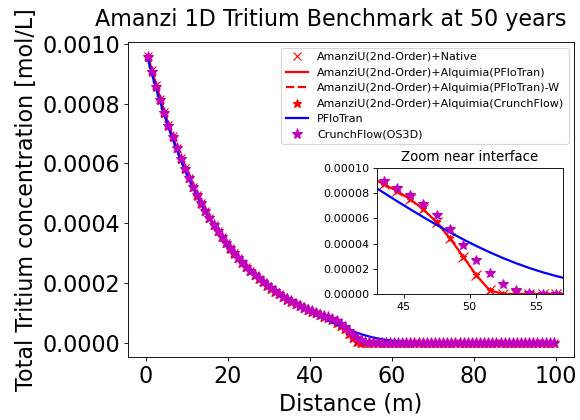

Source code (Python):
# plots calcium concentration along x at last time step 
# benchmark: compares to pflotran simulation results
# author: S.Molins - Sept. 2013

import os
import sys
import h5py
import numpy as np
import matplotlib
#matplotlib.use('Agg')
from matplotlib import pyplot as plt

import run_amanzi_standard
import numpy as np
from compare_field_results import GetXY_AmanziU_1D
from compare_field_results import GetXY_AmanziS_1D
from compare_field_results import GetXY_PFloTran_1D
from compare_field_results import GetXY_CrunchFlow_1D


if __name__ == "__main__":

    try:
        sys.path.append('../../../../tools/amanzi_xml')
    except:
        pass

    try:
        sys.path.append('../../../../MY_TPL_BUILD/ccse/ccse-1.3.4-source/Tools/Py_util')
    except:
        pass
    
    # root name for problem
    root = "tritium"

    # pflotran
    path_to_pflotran = "pflotran"
    root_pflotran = "1d-"+root

    # hardwired for 1d-tritium: time and comp
    time = 'Time:  5.00000E+01 y'
    comp = 'Total_'+root.title()+' [M]'

    x_pflotran, c_pflotran = GetXY_PFloTran_1D(path_to_pflotran,root_pflotran,time,comp)    
    
    # crunchflow GIMRT
    path_to_crunchflow = "crunchflow"

    # hardwired for 1d-tritium-crunch.in: time and comp
    times_CF = 'totcon5.out'
    comp = 0
    ignore = 4

    x_crunchflow, c_crunchflow = GetXY_CrunchFlow_1D(path_to_crunchflow,root,times_CF,comp,ignore)

    CWD = os.getcwd()
    local_path = ""

    # subplots
    fig = plt.figure(figsize=[7.25,5.25])
    ax = fig.add_subplot()
        
    # AmanziS + Alqumia + PFlotran chemistry
    try:
        input_file = os.path.join("amanzi-s-1d-"+root+"-alq-pflo.xml")
        path_to_amanzi = "output-s-alq-pflo"
        run_amanzi_standard.run_amanzi(input_file, 1,
                                       ["1d-"+root+"-trim.in",root+".dat",input_file],
                                       path_to_amanzi)
        root_amanzi = "plt"
        comp = "Tritium_water_Concentration"
        x_amanziS, c_amanziS = GetXY_AmanziS_1D(path_to_amanzi,root_amanzi,comp,1)
        struct = len(x_amanziS)
    except:
        struct = 0


    # AmanziS + Alqumia + CrunchFlow chemistry
    try:
        input_file = os.path.join("amanzi-s-1d-"+root+"-alq-crunch.xml")
        path_to_amanzi = "output-s-alq-crunch"
        run_amanzi_standard.run_amanzi(input_file, 1, 
                                       ["1d-"+root+"-crunch.in",root+".dbs","aqueous.dbs",input_file],
                                       path_to_amanzi)
        root_amanzi = "plt"
        comp = "Tritium_water_Concentration"
        x_amanziS_crunch, c_amanziS_crunch = GetXY_AmanziS_1D(path_to_amanzi,root_amanzi,comp,1)
        struct_crunch = len(x_amanziS_crunch)
    except:
        struct_crunch = 0


    # AmanziU + Native chemistry
    try:
        comp = 'total_component_concentration.cell.Tritium'
        input_file = os.path.join("amanzi-u-1d-"+root+".xml")
        path_to_amanzi = "output-u"
        run_amanzi_standard.run_amanzi(input_file, 1, [input_file], path_to_amanzi)

        x_amanziU_native, c_amanziU_native = GetXY_AmanziU_1D(path_to_amanzi,root,comp,1)
        native = len(x_amanziU_native)
    except:
        native = 0


    # AmanziU + Alqumia + PFloTran chemistry
    try:
        comp = 'total_component_concentration.cell.Tritium'
        input_file = os.path.join("amanzi-u-1d-"+root+"-alq-pflo.xml")
        path_to_amanzi = "output-u-alq-pflo"
        run_amanzi_standard.run_amanzi(input_file, 1,
                                       ["1d-"+root+"-trim.in",root+".dat",input_file],
                                       path_to_amanzi)
        x_amanziU, c_amanziU = GetXY_AmanziU_1D(path_to_amanzi,root,comp,1)
        unstruct = len(x_amanziU)
    except:
        unstruct = 0

    # AmanziU + Alqumia + PFloTran chemistry with writer
    try:
        comp = 'total_component_concentration.cell.Tritium'
        input_file = os.path.join("amanzi-u-1d-"+root+"-alq-pflo-writer.xml")
        path_to_amanzi = "output-u-alq-pflo-writer"
        run_amanzi_standard.run_amanzi(input_file, 1,
                                       ["1d-"+root+"-trim.in",root+".dat",input_file],
                                       path_to_amanzi)
        x_amanziU_w, c_amanziU_w = GetXY_AmanziU_1D(path_to_amanzi,root,comp,1)
        unstruct_writer = len(x_amanziU)
    except:
        unstruct_writer = 0       

    # AmanziU + Alqumia + CrunchFlow chemistry
    try:
        comp = 'total_component_concentration.cell.Tritium'
        input_file = os.path.join("amanzi-u-1d-"+root+"-alq-crunch.xml")
        path_to_amanzi = "output-u-alq-crunch"
        run_amanzi_standard.run_amanzi(input_file, 1, 
                                       ["1d-"+root+"-crunch.in",root+".dbs","aqueous"+".dbs",input_file],
                                       path_to_amanzi)
        x_amanziU_crunch, c_amanziU_crunch = GetXY_AmanziU_1D(path_to_amanzi,root,comp,1)
        unstruct_crunch = len(x_amanziU_crunch)

    except:
        unstruct_crunch = False

    # Do plot
    if (native > 0):
        nat = ax.plot(x_amanziU_native, c_amanziU_native,'rx',markersize=8,label='AmanziU(2nd-Order)+Native',linewidth=2)

    if (unstruct > 0):
        alq = ax.plot(x_amanziU, c_amanziU,'r-',label='AmanziU(2nd-Order)+Alquimia(PFloTran)',linewidth=2)

    if (unstruct_writer > 0):
        alq = ax.plot(x_amanziU_w, c_amanziU_w,'r--',label='AmanziU(2nd-Order)+Alquimia(PFloTran)-W',linewidth=2)
        
    if (unstruct_crunch > 0):
        alq_crunch = ax.plot(x_amanziU_crunch, c_amanziU_crunch,'r*',markersize=8,label='AmanziU(2nd-Order)+Alquimia(CrunchFlow)',linewidth=2)

    if (struct > 0):
        sam = ax.plot(x_amanziS, c_amanziS,'g-',label='AmanziS+Alquimia(PFloTran)',linewidth=2) 

    if (struct_crunch > 0):
        sam_crunch = ax.plot(x_amanziS_crunch, c_amanziS_crunch,'g*',label='AmanziS+Alquimia(CrunchFlow)',linewidth=2) 

    pfl = ax.plot(x_pflotran, c_pflotran,'b-',label='PFloTran',linewidth=2)
    crunch = ax.plot(x_crunchflow, c_crunchflow,'m*',markersize=10,label='CrunchFlow(OS3D)',linewidth=2)

    # axes
    ax.set_xlabel("Distance (m)",fontsize=20)
    ax.set_ylabel("Total "+root.title()+" concentration [mol/L]",fontsize=20)

    # ax.set_xlim(43,57)
    # ax.set_ylim(0,.0001)

    # plot adjustments
    plt.subplots_adjust(left=0.22,bottom=0.15,right=0.99,top=0.90)
    plt.legend(loc='upper right',fontsize=10)
    plt.suptitle("Amanzi 1D "+root.title()+" Benchmark at 50 years",x=0.57,fontsize=20)
    plt.tick_params(axis='both', which='major', labelsize=20)

    # Do subplot to zoom in on interface
    a = plt.axes([.65, .30, .32, .3])
    a.set_xlim(43,57)
    a.set_ylim(0,.0001)
    if (native > 0):
        nats = a.plot(x_amanziU_native, c_amanziU_native,'rx',markersize=9,label='Amanzi+Alquimia(PFloTran)',linewidth=2)
    if (unstruct > 0):
        alqs = a.plot(x_amanziU, c_amanziU,'r-',label='Amanzi+Alquimia(PFloTran) - 1st Order',linewidth=2)
    if (unstruct_crunch > 0):
        alqs_crunch = a.plot(x_amanziU_crunch, c_amanziU_crunch,'r*',label='Amanzi+Alquimia(CrunchFlow)',linewidth=2)
    if (struct>0):
        sams = a.plot(x_amanziS, c_amanziS,'g-',label='AmanziS+Alq(PFT)',linewidth=2) 
    if (struct_crunch>0):
        sams_crunch = a.plot(x_amanziS_crunch, c_amanziS_crunch,'g*',label='AmanziS+Alq(CF)',linewidth=2) 

    pfls = a.plot(x_pflotran, c_pflotran,'b-',label='PFloTran',linewidth=2)
    cfs = a.plot(x_crunchflow, c_crunchflow,'m*',markersize=9,label='CrunchFlow',linewidth=2)
    plt.title('Zoom near interface')
    
    # plt.show()
    plt.savefig(root+"_1d.png",format="png")
    # plt.close()

    # finally:
    #     pass
